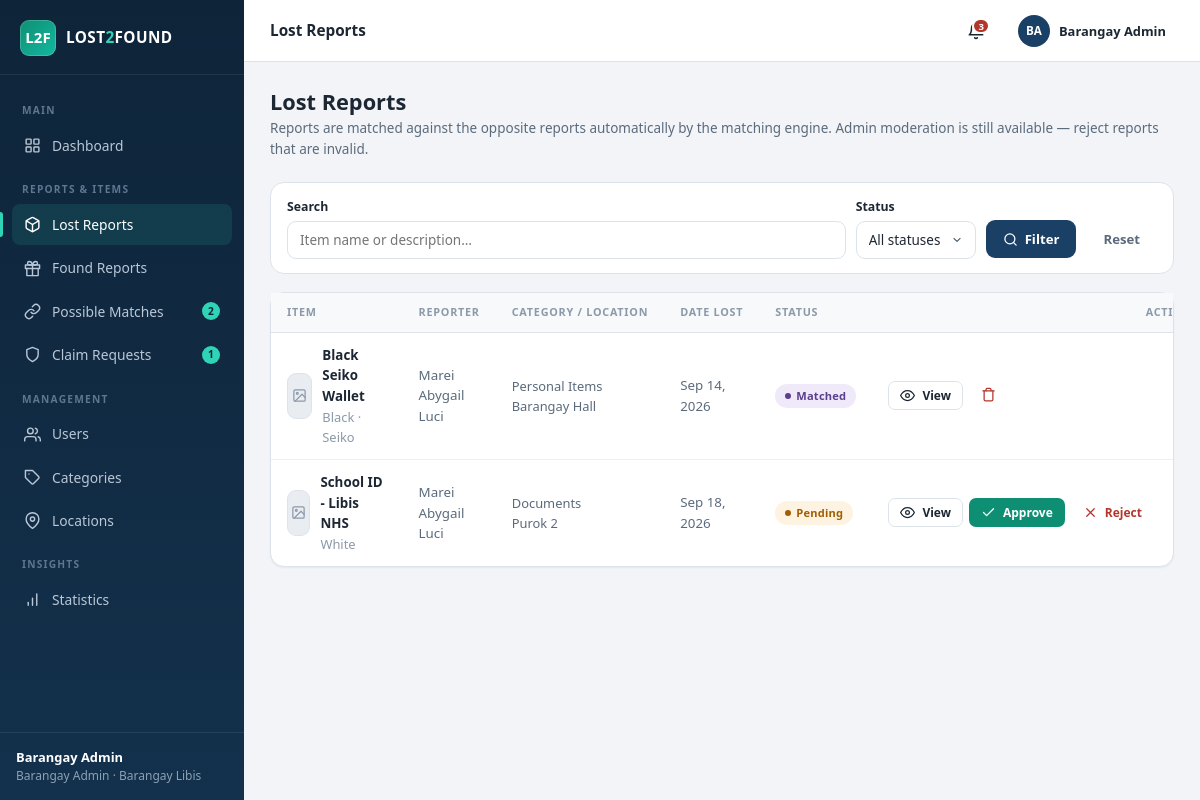
/admin/lost_items.php (signed in), run on the app's committed database.
### tables this page shows
CREATE TABLE IF NOT EXISTS lost_items (
  id          INT AUTO_INCREMENT PRIMARY KEY,
  user_id     INT NOT NULL,
  category_id INT NOT NULL,
  location_id INT NOT NULL,
  item_name   VARCHAR(100) NOT NULL,
  description TEXT NOT NULL,
  color       VARCHAR(40)  NOT NULL,
  brand       VARCHAR(60)  DEFAULT NULL,
  date_lost   DATE NOT NULL,
  photo       VARCHAR(255) DEFAULT NULL,
  status      ENUM('pending','approved','rejected','matched','claimed','closed')
              DEFAULT 'pending',
  reporter_privacy ENUM('name','anonymous') DEFAULT 'name',
  created_at  TIMESTAMP DEFAULT CURRENT_TIMESTAMP,
  updated_at  TIMESTAMP DEFAULT CURRENT_TIMESTAMP ON UPDATE CURRENT_TIMESTAMP,
  FOREIGN KEY (user_id)     REFERENCES users(id)     ON DELETE CASCADE,
  FOREIGN KEY (category_id) REFERENCES categories(id),
  FOREIGN KEY (location_id) REFERENCES locations(id)
);

CREATE TABLE IF NOT EXISTS users (
  id             INT AUTO_INCREMENT PRIMARY KEY,
  full_name      VARCHAR(100) NOT NULL,
  email          VARCHAR(100) NOT NULL UNIQUE,
  password       VARCHAR(255) NOT NULL,
  contact_number VARCHAR(20)  NOT NULL,
  address        VARCHAR(150) NOT NULL,
  role           ENUM('resident','admin') DEFAULT 'resident',
  status         ENUM('pending','active','inactive','rejected') DEFAULT 'pending',
  residency_proof VARCHAR(255) DEFAULT NULL,      
  review_remarks   VARCHAR(255) DEFAULT NULL,     
  reviewed_by      INT DEFAULT NULL,              
  reviewed_at      DATETIME DEFAULT NULL,         
  show_name      TINYINT(1) DEFAULT 1,           
  anonymous_name VARCHAR(60) DEFAULT NULL UNIQUE,  
  created_at     TIMESTAMP DEFAULT CURRENT_TIMESTAMP,
  updated_at     TIMESTAMP DEFAULT CURRENT_TIMESTAMP ON UPDATE CURRENT_TIMESTAMP
);

CREATE TABLE IF NOT EXISTS categories (
  id            INT AUTO_INCREMENT PRIMARY KEY,
  category_name VARCHAR(80) NOT NULL UNIQUE,
  created_at    TIMESTAMP DEFAULT CURRENT_TIMESTAMP
);

CREATE TABLE IF NOT EXISTS locations (
  id            INT AUTO_INCREMENT PRIMARY KEY,
  location_name VARCHAR(100) NOT NULL UNIQUE,
  created_at    TIMESTAMP DEFAULT CURRENT_TIMESTAMP
);

### admin/lost_items.php (the view, shortened to what this page needs)
<?php
require_once __DIR__ . '/../config/config.php';
$db = get_db();
$where = []; $params = [];
$q = trim((string)($_GET['q'] ?? ''));
$st = $db->prepare(
    'SELECT li.*, u.full_name AS reporter, c.category_name, loc.location_name
     FROM lost_items li
     JOIN users u ON u.id = li.user_id
     JOIN categories c ON c.id = li.category_id
     JOIN locations loc ON loc.id = li.location_id'
    . ($where ? ' WHERE ' . implode(' AND ', $where) : '')
    . ' ORDER BY li.created_at DESC'
);
$st->execute($params);
$items = $st->fetchAll();
require __DIR__ . '/../includes/header.php';
?>
<div class="page-head">
  <div>
    <h1>Lost Reports</h1>
    <p>Reports are matched against the opposite reports automatically by the matching engine.
       Admin moderation is still available — reject reports that are invalid.</p>
  </div>
</div>
<form class="filter-bar" method="get">
  <div class="field" style="flex:2">
    <label>Search</label>
    <input class="input" name="q" value="<?= e($q) ?>" placeholder="Item name or description…">
  </div>
  <div class="field fit">
    <label>Status</label>
    <select class="input" name="status">
      <option value="">All statuses</option>
    </select>
  </div>
  <button class="btn btn-primary" type="submit"><?= icon('search', 'i i-sm') ?> Filter</button>
  <a class="btn btn-ghost" href="<?= base_url('admin/lost_items.php') ?>">Reset</a>
</form>
<div class="card">
  <?php if (!$items): ?>
    <div class="empty">
      <?= icon('inbox', 'i') ?>
      <h3>No lost reports</h3>
      <p>No reports match the current filters.</p>
    </div>
  <?php else: ?>
    <div class="table-wrap">
      <table>
        <thead>
          <tr><th>Item</th><th>Reporter</th><th>Category / Location</th><th>Date Lost</th><th>Status</th><th class="td-actions">Actions</th></tr>
        </thead>
        <tbody>
        <?php foreach ($items as $it): ?>
          <tr>
            <td>
              <div class="flex">
                <?php if ($it['photo']): ?>
                  <img class="thumb-sm" src="<?= e(photo_url($it['photo'])) ?>" alt="">
                <?php else: ?>
                  <span class="thumb-sm placeholder"><?= icon('image', 'i i-sm') ?></span>
                <?php endif; ?>
                <div>
                  <strong><?= e($it['item_name']) ?></strong>
                  <div class="faint"><?= e($it['color']) ?><?= $it['brand'] ? ' · ' . e($it['brand']) : '' ?></div>
                </div>
              </div>
            </td>
            <td class="muted"><?= e($it['reporter']) ?></td>
            <td class="muted small"><?= e($it['category_name']) ?><br><?= e($it['location_name']) ?></td>
            <td class="muted"><?= fmt_date($it['date_lost']) ?></td>
            <td><?= status_badge($it['status']) ?></td>
            <td class="td-actions">
              <div class="actions">
                <a class="btn btn-outline btn-sm" href="<?= base_url('admin/item_view.php?type=lost&id=' . (int)$it['id']) ?>">
                  <?= icon('eye', 'i i-sm') ?> View
                </a>
                <?php if ($it['status'] === 'pending'): ?>
                  <a class="btn btn-teal btn-sm"
                     href="<?= base_url('admin/lost_items.php?action=approve&id=' . (int)$it['id'] . '&csrf=' . csrf_token()) ?>">
                    <?= icon('check', 'i i-sm') ?> Approve
                  </a>
                <?php endif; ?>
                <?php if (in_array($it['status'], ['pending', 'approved'], true)): ?>
                  <a class="btn btn-ghost btn-sm" style="color:var(--danger)"
                     href="<?= base_url('admin/lost_items.php?action=reject&id=' . (int)$it['id'] . '&csrf=' . csrf_token()) ?>"
                     data-confirm="Reject this lost report? The owner will be notified.">
                    <?= icon('x', 'i i-sm') ?> Reject
                  </a>
                <?php endif; ?>
                <form method="post">
                  <button class="btn btn-ghost btn-sm" style="color:var(--danger)"
                          data-confirm="Permanently delete this lost report and its photo?">
                    <?= icon('trash', 'i i-sm') ?>
                  </button>
                </form>
              </div>
            </td>
          </tr>
        <?php endforeach; ?>
        </tbody>
      </table>
    </div>
  <?php endif; ?>
</div>
<?php require __DIR__ . '/../includes/footer.php'; ?>

### config/config.php (shortened to what this page needs)
<?php
function base_url(string $path = ''): string {
    $script = str_replace('\\', '/', dirname($_SERVER['SCRIPT_NAME'] ?? '/'));
    $known  = ['admin', 'resident', 'auth', 'public', 'config'];
    foreach ($known as $seg) {
        $pos = strrpos($script, '/' . $seg);
        if ($pos !== false) {
            $script = substr($script, 0, $pos);
            break;
        }
    }
    return rtrim($script, '/') . '/' . ltrim($path, '/');
}
function e(?string $value): string {
    return htmlspecialchars((string)$value, ENT_QUOTES, 'UTF-8');
}
function csrf_token(): string {
    return $_SESSION['csrf'];
}
function icon(string $name, string $class = 'i'): string {
    return '<svg class="' . e($class) . '" viewBox="0 0 24 24" aria-hidden="true">' . ($icons[$name] ?? '') . '</svg>';
}
function status_badge(?string $status): string {
    $status = strtolower((string)$status);
    $map = [
        'pending'   => 'badge badge-muted',
        'approved'  => 'badge badge-info',
        'rejected'  => 'badge badge-danger',
        'matched'   => 'badge badge-match',
        'claimed'   => 'badge badge-warn',
        'closed'    => 'badge badge-dark',
        'returned'  => 'badge badge-success',
        'active'    => 'badge badge-success',
        'inactive'  => 'badge badge-danger',
        'pending'   => 'badge badge-warn',
        'rejected'  => 'badge badge-danger',
        'confirmed' => 'badge badge-success',
        'dismissed' => 'badge badge-dark',
    ];
    $class = $map[$status] ?? 'badge badge-muted';
    return '<span class="' . $class . '">' . e(ucfirst($status)) . '</span>';
}
function fmt_date(?string $date): string {
    return $date ? date('M j, Y', strtotime($date)) : '—';
}

### data on the page
lost_items: item_name "Black Seiko Wallet", color "Black", brand "Seiko", user.full_name "Marei Abygail Luci", category.category_name "Personal Items", location.location_name "Barangay Hall", date_lost "Sep 14, 2026", status "Matched"
lost_items: item_name "School ID - Libis NHS", color "White", user.full_name "Marei Abygail Luci", category.category_name "Documents", location.location_name "Purok 2", date_lost "Sep 18, 2026", status "Pending"

### other printed values
$section "MAIN"
$label "Dashboard"
$section "REPORTS & ITEMS"
$label "Lost Reports"
$label "Found Reports"
$label "Possible Matches"
$count "2"
$label "Claim Requests"
$count "1"
$section "MANAGEMENT"
$label "Users"
$label "Categories"
$label "Locations"
$section "INSIGHTS"
$label "Statistics"
